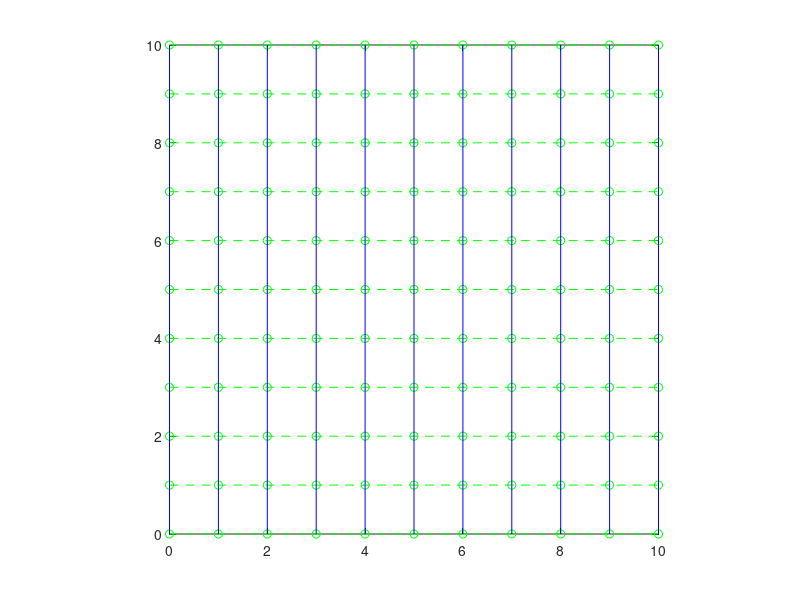

MATLAB code to generate this figure:
# Max Seenisamy Jan 30, 2025
# To Understand Post Quantum Crypto - First we have to generate a Lattice with 2 vectors, to understand
# the foundational math problem that makes Lattice Crypto the best choice for Post Quantum
# https://www.mathworks.com/matlabcentral/answers/479349-plotting-a-2d-crystal-lattice-from-two-primitive-lattice-vectors

# STEP 1: DEFINE THE VECTORS FROM WHICH WE ARE GENERATING A LATTICE
# vector1 = (v1x, v1y)
# vector1 = [-1/97, 22/7 ];
# easy one to visualize
vector1 = [0, 1 ];

# vector2 = (v2x, v2y)
# vector2 = [ 0.768 , -14/sqrt(53)];
# easy one to visualize
vector2 = [1, 0 ];

#STEP 2 : DEFINE A SET OF MOVES FOR THE VECTORS TO GENERATE LATTICE POINTS
# generate a 2-D grid with moves for each vector, to generate lattice points using those 2 vectors
# this grid is also a mechanism to generate a series of moves for each vectors to generate lattice points
# meshgrid returns 2 matrices back and get assigned to x and y
[v1moves,v2moves] = meshgrid(0:10,0:10);
# 0:10 means 11 and 0:5 means 6, so this will allow to generate 66 lattice points
# this means we have to generate 66 pairs of (v1m, v2m), one for each lattice point
# 0 to 10 for one vector's one axis (read v1x), each move, v1m as one column and 6 repeated rows AND
# 0 to 5 for the other vector's same axis (read v2x ), each move v2m as one row and 11 repeated columns

#STEP 3 : MAKE THE LATTICE POINT GENERATOR AS MATRIX OF VALUES (v1m, v2m)
# we need 66 pairs of (v1m, v2m) that are all unique
# substep - collapse all values into 1 column of 66 values on both the move matrices
# v1moves(:) makes one matrix with one column and 66 rows so does v2moves(:)
% make one "Lattice Point Generator" matrix with 2 columns, where col1 = v1m and col2 = v2m
#    v1m (1st col) moves 0 to 10 and v1m iterates from 0 to 5 for every value in v1m
Lxygenerator = [v1moves(:),v2moves(:)];

#STEP 4 : PREP THE VECTORS AS 2 ROWS OF VECTORS TO MULTIPLY WITH THE LATTICE POINT GENERATOR FROM STEP 3
RowsofVectors = [vector1;vector2];

#STEP 5 : GENERATE THE LATTICE POINTS
# lets say the vectors are v1(0,1) and v2(1,0) --> this is easy to mentally picture
# Generator pair (v1m, v2m) e,g,(1,0),(2,1),(10,4),(3,5) etc - note v1m 0:10 and v2m 0:5 from meshgrid
# Lattice point = (v1m) * v1 + (v2m) * v2
# (10,4) move   = ((10 *v1x + 10*v2x) , (4*v1y + 4*v2y))
#               = ((10 *0   + 10*1)   , (4*1   + 4*0))
#               = (10, 4) (remember this example is set just to easily visualize)
# from a Crypto perspective - the choices of these vectors should not allow easy
# visualization by just looking at the generated Lattice Points
LatticePoints = Lxygenerator*RowsofVectors;
#LatticePoints now holds all lattice points Lx in one column and Ly in second column
#calculated as Lx = v1x * v1m + v2x * v2m
#          and Lx = v1y * v1m + v2y * v2m using basic Matrix Multiplication

#STEP 5 : PLOT THE LATTICE TO VISUALIZE
# if we plot LatticePoints straight up, using plot - it won't visualize correctly
# why ? you will see v1m go from 0 to 10 as a straight line and v2m iterate from 0 to 5 like a saw tooth
# because we have both values arranged that way, in just one matrix
# substep - get the Lattice's all x-axis values into a matrix
Lx = reshape(LatticePoints(:,1),size(v1moves));
# substep - get the Lattice's all y-axis values into a matrix
Ly = reshape(LatticePoints(:,2),size(v2moves));
# NOW PLOT FOR THE LATTICE EFFECT, TRANSPOSE AND PLOT AGAIN
plot(Lx,Ly,'go--')
hold on
plot(Lx',Ly','b-')
axis equal
axis square
# You have a sold understanding of the math behind Post Quantum Cryptography
